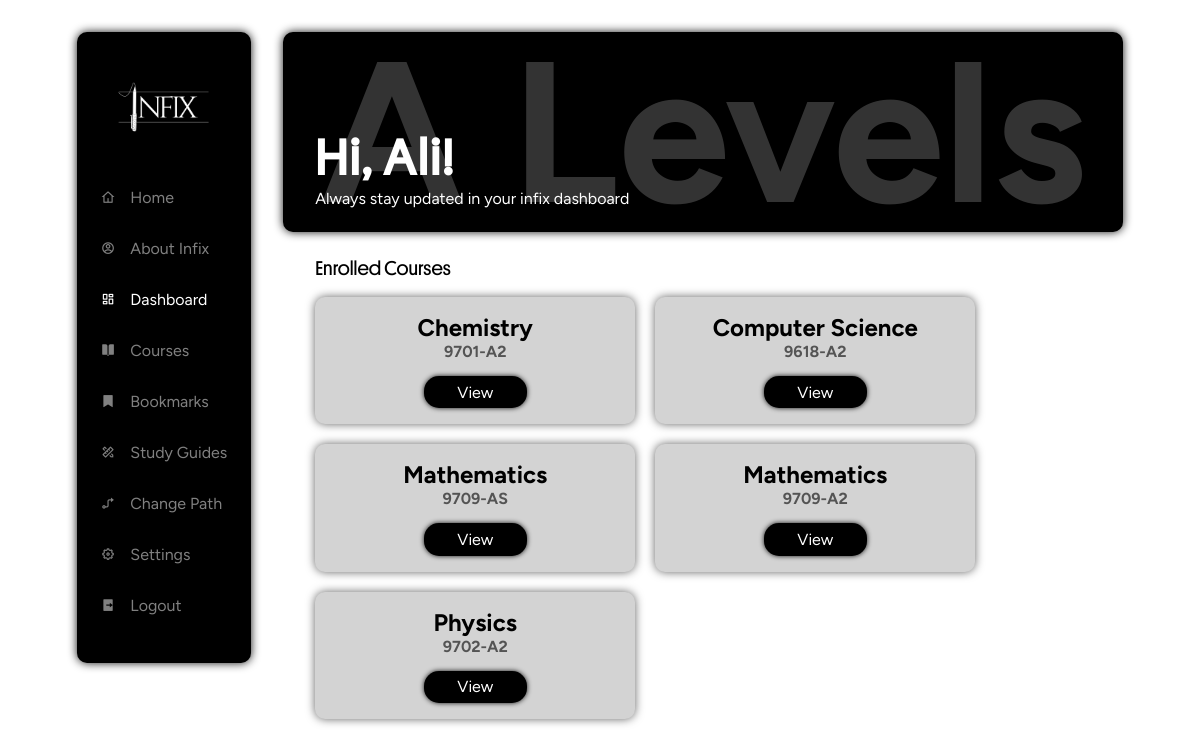
/dashboard (signed in), run on the app's committed database.
### tables this page shows
CREATE TABLE paths (
    id INTEGER PRIMARY KEY AUTOINCREMENT,
    name TEXT NOT NULL UNIQUE
);

CREATE TABLE courses (
    id INTEGER PRIMARY KEY AUTOINCREMENT,
    path_id INTEGER NOT NULL,
    name TEXT NOT NULL,
    course_code INTEGER NOT NULL UNIQUE,
    FOREIGN KEY (path_id) REFERENCES paths(id) ON DELETE CASCADE
);

### app.py (the view)
@login_required
@app.route('/dashboard')
def dashboard():
    user_id = session['user_id']
    user_info = db.execute("SELECT fullname FROM users WHERE id = ?", user_id)
    fullname = user_info[0]['fullname'] if user_info else None
    first_name = fullname.split()[0] if fullname else None
    user_path_id = db.execute("SELECT path_id FROM user_paths WHERE user_id = ?", user_id)
    path_id = user_path_id[0]['path_id'] if user_path_id else None
    user_path_name = db.execute("SELECT name FROM paths WHERE id = ?", path_id)
    path_name = user_path_name[0]['name'] if user_path_name else None
    enrolled_courses = db.execute("""
        SELECT courses.name, courses.course_code
        FROM courses
        JOIN user_courses ON courses.id = user_courses.course_id
        WHERE user_courses.user_id = ?
    """, user_id)
    bookmarks = db.execute("""
        SELECT t.title, t.id AS topic_id, c.name AS course_name
        FROM bookmarks b
        JOIN topics t ON b.topic_id = t.id
        JOIN courses c ON t.course_id = c.id
        WHERE b.user_id = ?
    """, user_id)
    return render_template('dashboard.html', path_name = path_name, enrolled_courses = enrolled_courses, first_name = first_name, bookmarks = bookmarks)

### app.py (called while the page is built)
@app.after_request
def after_request(response):
    response.headers["Cache-Control"] = "no-cache, no-store, must-revalidate"
    response.headers["Expires"] = "0"
    response.headers["Pragma"] = "no-cache"
    return response

### templates/dashboard.html (shortened to what this page needs)
<html lang="en">
<head>
  <link rel="stylesheet" href="{{ url_for('static', filename='css/dashboard.css') }}">
  <link href="https://cdn.jsdelivr.net/npm/remixicon@4.3.0/fonts/remixicon.css" rel="stylesheet"/>
</head>
<body>
  <div class="dashboard">
    <div class="sidebar-container">
      <img src="../static/images/White text, no bg.png">
      <div class="menu-item">
        <i class="ri-home-4-line"></i>
        <a href="/">Home</a>
      </div>
      <div class="menu-item">
        <i class="ri-account-circle-line"></i>
        <a href="/about">About Infix</a>
      </div>
      <div class="menu-item active">
        <i class="ri-dashboard-line"></i>
        <a href="/dashboard">Dashboard</a>
      </div>
      <div class="menu-item">
        <i class="ri-book-open-fill"></i>
        <a href="/courses">Courses</a>
      </div>
      <div class="menu-item">
        <i class="ri-bookmark-fill"></i>
        <a href="/bookmarks">Bookmarks</a>
      </div>
      <div class="menu-item">
        <i class="ri-pencil-ruler-2-line"></i>
        <a href="/studyguides">Study Guides</a>
      </div>
      <div class="menu-item">
        <i class="ri-guide-line"></i>
        <a href="/changepath">Change Path</a>
      </div>
      <div class="menu-item">
        <i class="ri-settings-5-line"></i>
        <a href="/settings">Settings</a>
      </div>
      <div class="menu-item">
        <i class="ri-logout-box-r-fill"></i>
        <a href="/logout">Logout</a>
      </div>
    </div>
    <div class="main-container">
      <div class="intro-container">
        <h1 class="greet-user">Hi, {{ first_name }}!</h1>
        <p>Always stay updated in your infix dashboard</p>
        <div class="path-container">
          <h1>{{ path_name }}</h1>
        </div>
      </div>
      <div class="courses-container">
        <p class="head">Enrolled Courses</p>
        <div class="cards-container">
         {% if enrolled_courses %}
          {% for course in enrolled_courses %}
            <div class="course-card">
              <h3>{{ course.name}} <br> <div class="course-code">{{ course.course_code }}</div></h3>
              <button><a href="/course/{{ course.course_code | replace(' ', '-') }}">View</a></button>
            </div>
          {% endfor %}
         {% else %}
          <h1>No enrolled courses</h1>
         {% endif %}
        </div>
      </div>
    </div>
  </div>
</body>
</html>

### static/css/dashboard.css (style rules this page uses)
html { scroll-behavior: smooth; font-family: "Figtree", sans-serif; }
* { margin: 0; padding: 0; transition: all ease 0.3s; box-sizing: border-box; }
body, html { overflow-x: hidden; }
a { text-decoration: none; color: inherit; }
button { background: none; border: none; }
.dashboard { display: flex; justify-content: center; align-items: flex-start; gap: 2em; padding: 2em 1em; width: 100vw; min-height: 100vh; }
.sidebar-container { background-color: black; display: flex; flex-direction: column; justify-content: center; gap: 2em; padding: 1.5em 1.5em; padding-bottom: 3em; border-radius: 10px; box-shadow: 0 0 10px 0 rgba(0, 0, 0, 0.932); }
.menu-item { font-size: 16px; color: rgba(255, 255, 255, 0.5); transition: all ease 0.1s; }
.active { color: rgba(255, 255, 255); }
.sidebar-container img { width: 100px; height: auto; align-self: center; }
.menu-item { display: flex; align-items: center; gap: 15px; }
.menu-item i { font-size: 14px; }
.main-container { display: flex; flex-direction: column; justify-content: flex-start; align-items: flex-start; width: 70vw; }
.intro-container { background-color: black; color: white; display: flex; flex-direction: column; justify-content: flex-end; align-items: flex-start; width: 100%; height: 25vh; border-radius: 10px; padding: 1.5em 2em; position: relative; box-shadow: 0 0 10px 0 rgba(0, 0, 0, 0.932); }
.intro-container h1 { font-size: 50px; }
.intro-container p { font-size: 16px; }
.path-container { position: absolute; top: 0; left: 0; width: 100%; height: 100%; color: white; display: flex; justify-content: center; align-items: center; opacity: 0.2; }
.path-container h1 { font-size: 200px; }
.courses-container { padding: 1.5em 2em; display: flex; flex-direction: column; justify-content: flex-start; align-items: flex-start; width: 100%; gap: 1em; }
.courses-container .head { font-size: 20px; font-family: 'Platform-Regular'; }
.cards-container { display: flex; flex-wrap: wrap; gap: 20px; }
.greet-user { font-family: 'Platform-Regular'; font-size: 60px; letter-spacing: 2.5px; }
.course-code { font-size: 16px; opacity: 60%; }
.course-card { background-color: lightgray; padding: 1em 3em; border-radius: 10px; display: flex; flex-direction: column; justify-content: center; align-items: center; gap: 15px; width: 320px; text-align: center; box-shadow: 0 0 10px 0 rgba(0, 0, 0, 0.61); }
.course-card h3 { font-size: 24px; }
.course-card button { background-color: black; color: white; border-radius: 15px; padding: 0.5em 2.5em; box-shadow: 0 0 5px 0 rgba(0, 0, 0, 0.932); }
.course-card a { font-size: 16px; font-family: "Figtree"; }

### data on the page
paths: name "A Levels"
courses: name "Chemistry", course_code "9701-A2"
courses: name "Computer Science", course_code "9618-A2"
courses: name "Mathematics", course_code "9709-AS"
courses: name "Mathematics", course_code "9709-A2"
courses: name "Physics", course_code "9702-A2"

### other printed values
{{ first_name }} "Ali"
